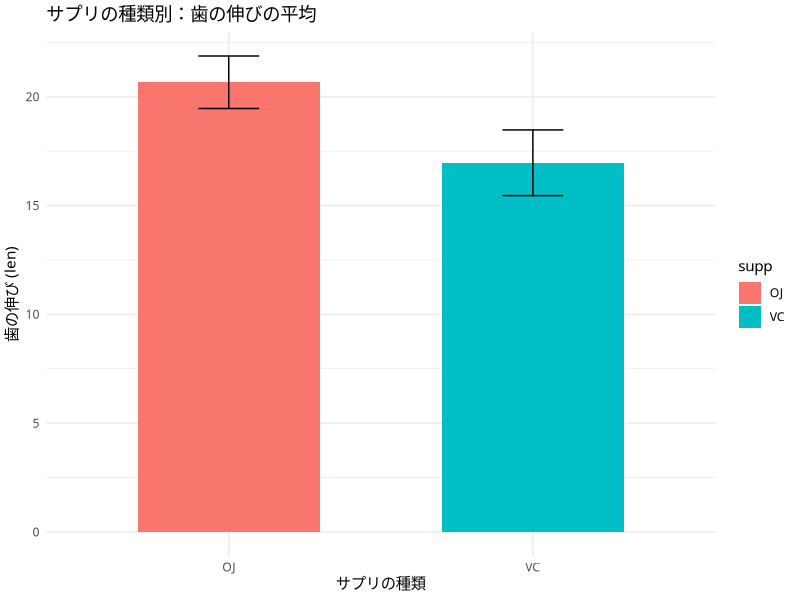
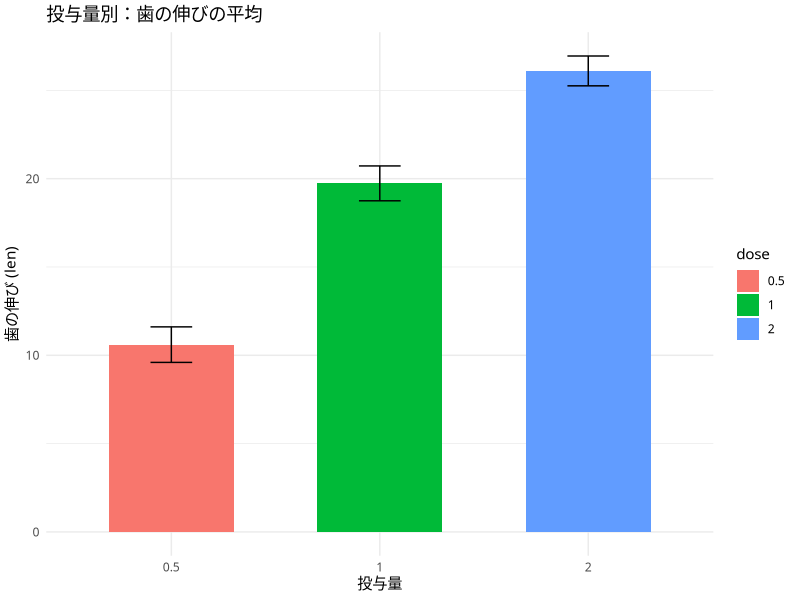
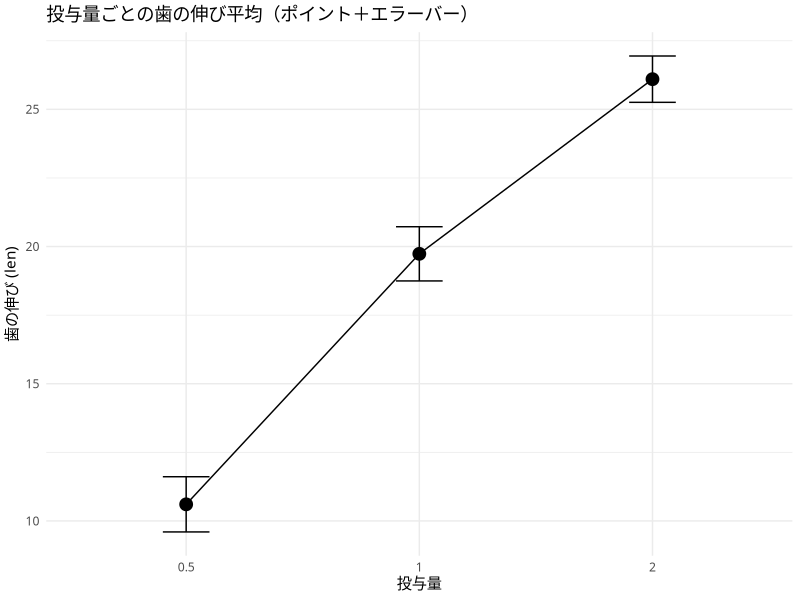
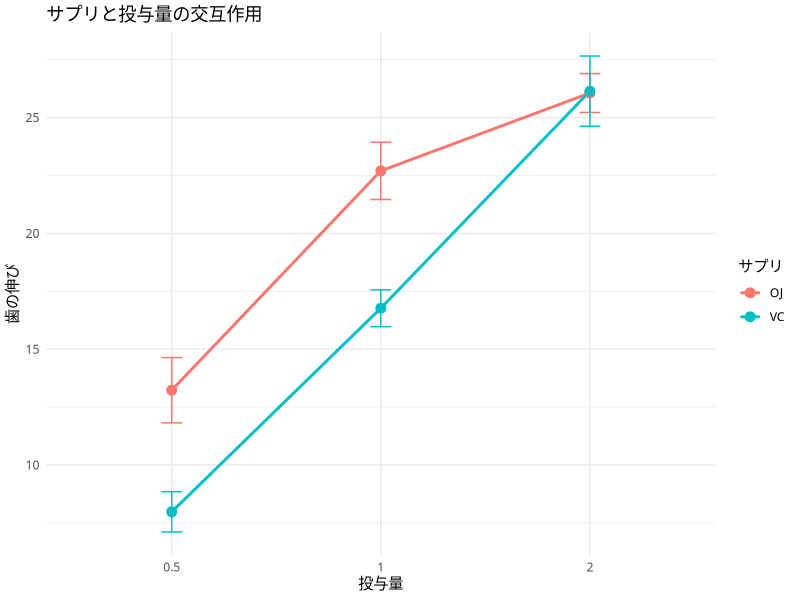

Reproduce these figures in R, in order.
## ---- chunk 1
data(ToothGrowth)
summary(ToothGrowth)
## ---- chunk 2
unique(ToothGrowth$dose) # ユニークな値のみを取り出す。
## ---- chunk 3
ToothGrowth$dose <- as.factor(ToothGrowth$dose)  # doseをカテゴリとして扱う
summary(ToothGrowth)
## ---- chunk 4
library(dplyr)

ToothGrowth %>%
  group_by(supp, dose) %>%
  summarise(p_value = shapiro.test(len)$p.value)
## ---- chunk 5
ToothGrowth$group <- interaction(ToothGrowth$supp, ToothGrowth$dose)

bartlett.test(len ~ group, data = ToothGrowth)
## ---- chunk 6
# 分散分析モデルの作成（主効果 + 交互作用）
model <- aov(len ~ supp * dose, data = ToothGrowth)

# 結果の表示
summary(model)
## ---- chunk 7
# 分散分析モデル（すでに作成済みのためコメントアウト）
# model <- aov(len ~ supp * dose, data = ToothGrowth)

# TukeyHSDによる多重比較
tukey_result <- TukeyHSD(model)

# 結果の表示
tukey_result
## ---- chunk 8
library(ggplot2)

# supp（サプリ）の主効果
ggplot(ToothGrowth, aes(x = supp, y = len, fill = supp)) +
  stat_summary(fun = mean, geom = "bar", width = 0.6) +    # 平均値の棒グラフ
  stat_summary(fun.data = mean_se, geom = "errorbar", width = 0.2) +  # 標準誤差バー
  theme_minimal(base_family = "Hiragino Sans") +
  labs(title = "サプリの種類別：歯の伸びの平均",
       x = "サプリの種類",
       y = "歯の伸び (len)")

# dose（投与量）の主効果
ggplot(ToothGrowth, aes(x = dose, y = len, fill = dose)) +
  stat_summary(fun = mean, geom = "bar", width = 0.6) +
  stat_summary(fun.data = mean_se, geom = "errorbar", width = 0.2) +
  theme_minimal(base_family = "Hiragino Sans") +
  labs(title = "投与量別：歯の伸びの平均",
       x = "投与量",
       y = "歯の伸び (len)")

## ---- chunk 9
# dose別に点＋線で描く
ggplot(ToothGrowth, aes(x = dose, y = len, group = 1)) +
  stat_summary(fun = mean, geom = "point", size = 4) +
  stat_summary(fun = mean, geom = "line") +
  stat_summary(fun.data = mean_se, geom = "errorbar", width = 0.2) +
  theme_minimal(base_family = "Hiragino Sans") +
  labs(title = "投与量ごとの歯の伸び平均（ポイント＋エラーバー）",
       x = "投与量",
       y = "歯の伸び (len)")
## ---- chunk 10
ggplot(ToothGrowth, aes(x = dose, y = len, color = supp, group = supp)) +
  stat_summary(fun = mean, geom = "line", size = 1) +
  stat_summary(fun = mean, geom = "point", size = 3) +
  stat_summary(fun.data = mean_se, geom = "errorbar", width = 0.1) +
  theme_minimal(base_family = "Hiragino Sans") +
  labs(title = "サプリと投与量の交互作用",
       x = "投与量",
       y = "歯の伸び",
       color = "サプリ")
